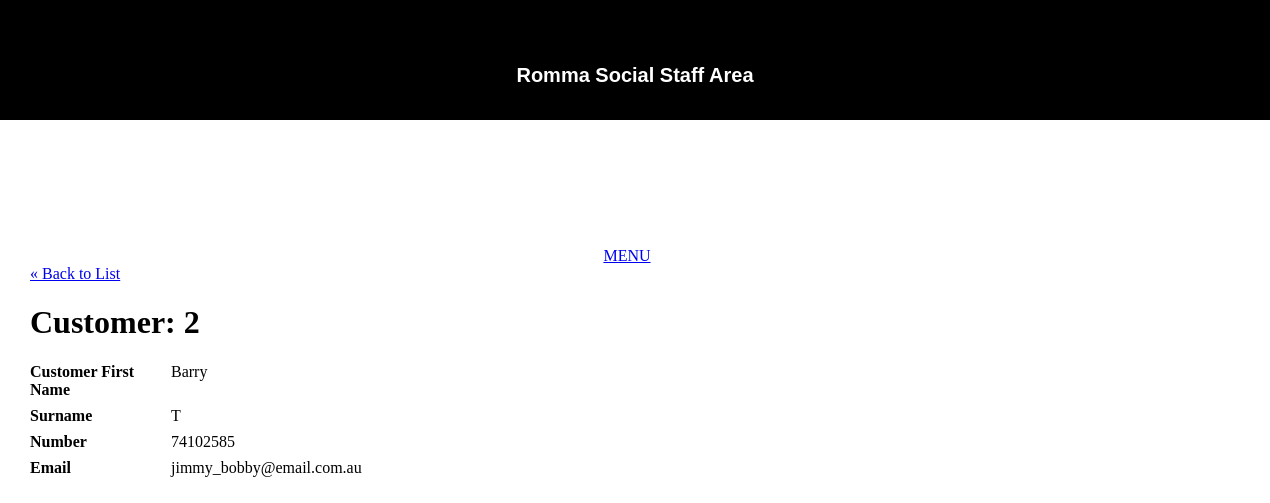
The page /romma_social/public/staff/customer/show.php?id=2 on the database its author committed.
### tables this page shows
CREATE TABLE `customer` (
  `customerID` int(11) NOT NULL,
  `customer_first_name` varchar(255) DEFAULT NULL,
  `customer_surname` varchar(255) DEFAULT NULL,
  `customer_number` varchar(10) DEFAULT NULL,
  `customer_email` varchar(100) DEFAULT NULL
);

### romma_social/private/functions.php (called while the page is built, shortened)
<?php
function url_for($script_path) {
  return WWW_ROOT . $script_path;
}
function h($string="") {
  return htmlspecialchars($string);
}
?>

### romma_social/private/query_functions.php (called while the page is built, shortened)
<?php
  function find_customer_by_id($customerID) {
    global $db;
    $sql = "SELECT * FROM customer ";
    $sql .= "WHERE customerID='" . $customerID . "'";
    $result = mysqli_query($db, $sql);
    $customer = mysqli_fetch_assoc($result);
    return $customer;
  }
?>

### romma_social/public/staff/customer/show.php (the view, shortened to what this page needs)
<?php
$id = $_GET['id'];
$customer = find_customer_by_id($id);
?>
<?php include(SHARED_PATH . '/staff_header.php'); ?>
<div id="content">
  <a class="back-link" href="<?php echo url_for('/staff/customer/index.php'); ?>">&laquo; Back to List</a>
  <div class="customer show">
    <h1>Customer: <?php echo h($customer['customerID']); ?></h1>
    <div class="attributes">
      <dl>
        <dt>Customer First Name</dt>
        <dd><?php echo h($customer['customer_first_name']); ?></dd>
      </dl>
      <dl>
        <dt>Surname</dt>
        <dd><?php echo h($customer['customer_surname']); ?></dd>
      </dl>      <dl>
        <dt>Number</dt>
        <dd><?php echo h($customer['customer_number']); ?></dd>
      </dl>
      <dl>
        <dt>Email</dt>
        <dd><?php echo h($customer['customer_email']); ?></dd>
      </dl>
    </div>
  </div>
</div>

### romma_social/public/stylesheets/staff.css (style rules this page uses)
html { height: 100%; width: 100%; }
body { height: 100%; width: 100%; margin: 0; padding: 0; }
#content { width: 100%; min-height: 500px; padding: 0 30px; }
dl { clear: both; overflow: hidden; margin: 0.5em 0; }
dt { float: left; font-weight: bold; width: 125px; }
dd { float: left; margin-left: 1em; }

### rows shown on the page
customer: customerID "2", customer_first_name "Barry", customer_surname "T", customer_number "74102585", customer_email "jimmy_bobby@email.com.au"
